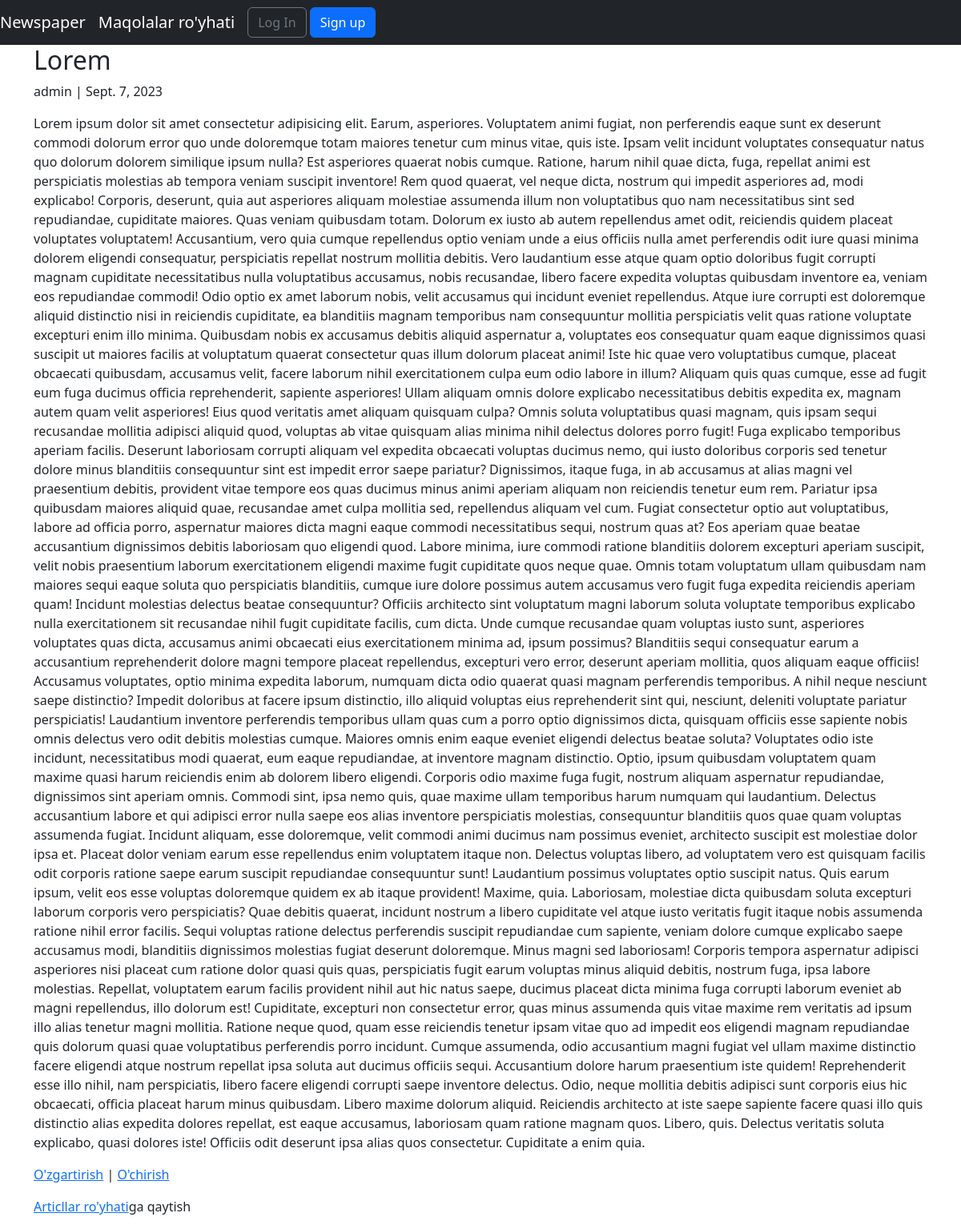
Page /articles/2/ on the committed database.
### articles/models.py (models this page shows, shortened)
class Article(models.Model):
    title = models.CharField(max_length = 250)
    body = models.TextField()
    date =  models.DateField(auto_now_add=True)
    author = models.ForeignKey(
        get_user_model(),
        on_delete=models.CASCADE)

### accounts/models.py (models this page shows)
class CustomUser(AbstractUser):
    age = models.PositiveIntegerField(null=True, blank=True)

### articles/views.py (the view)
# urls.py: path('<int:pk>/', ArticleDetailView.as_view(), name='article_detail' ),
class ArticleDetailView(DetailView):
    model = Article
    template_name = 'article_detail.html'

### templates/article_detail.html (shortened to what this page needs)
{% extends 'base.html' %}
{% block content %}
    <div class="article-entry">
        <h2>{{object.title}}</h2>
        <p>{{object.author}} | {{object.date}}</p>
        <p>{{object.body}}</p>
    </div>
    <p><a href="{% url 'article_update' article.pk %}">O'zgartirish</a> |
    <a href="{% url 'article_delete' article.pk %}">O'chirish</a> </p>
    <p><a href="{% url 'article_list' %}">Articllar ro'yhati</a>ga qaytish</p>
{% endblock content %}

### rows in the picture
Article: title "Lorem", author "admin", date "Sept. 7, 2023", body "Lorem ipsum dolor sit amet consectetur adipisicing elit. Earum, asperiores. Voluptatem animi fugiat, non perferendis eaque sunt ex deserunt commodi dolorum error quo unde doloremque totam maiores tenetur cum minus vitae, quis iste. Ipsam velit incidunt voluptates consequatur natus quo dolorum dolorem similique ipsum nulla? Est asperiores quaerat nobis cumque. Ratione, harum nihil quae dicta, fuga, repellat animi est perspiciatis molestias ab tempora veniam suscipit inventore! Rem quod quaerat, vel neque dicta, nostrum qui impedit asperiores ad, modi explicabo! Corporis, deserunt, quia aut asperiores aliquam molestiae assumenda illum non voluptatibus quo nam necessitatibus sint sed…"
